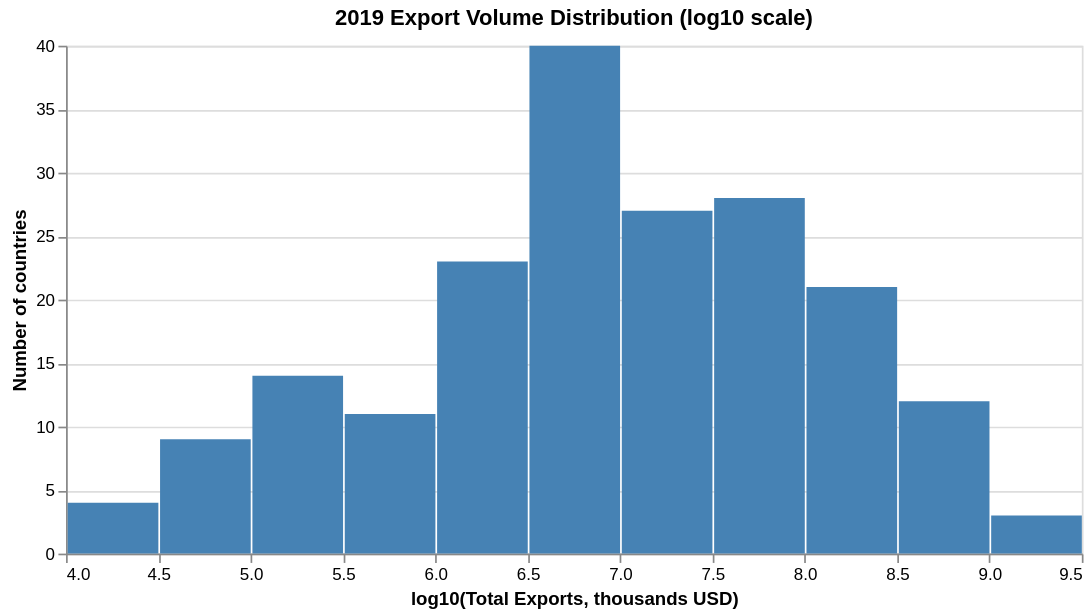

Notebook code cell kept with this figure:
### Code cell
weighted[!, :log_exports] = log10.(weighted.total_exports_k)

weighted |> @vlplot(
    width=600, height=300,
    title="2019 Export Volume Distribution (log10 scale)",
    mark={:bar, color="steelblue"},
    x={field=:log_exports, type=:quantitative, bin={step=0.5}, title="log10(Total Exports, thousands USD)"},
    y={"count()", title="Number of countries"}
)

### Figure 1 — Vega specification as saved in the notebook (floating-point values rounded to 4 significant figures; data arrays with more than 128 entries replaced by an {"elided": "..."} marker saying what was removed)
{"$schema": "https://vega.github.io/schema/vega/v5.json", "axes": [{"aria": false, "domain": false, "grid": true, "gridScale": "x", "labels": false, "maxExtent": 0, "minExtent": 0, "orient": "left", "scale": "y", "tickCount": {"signal": "ceil(height/40)"}, "ticks": false, "zindex": 0}, {"grid": false, "labelFlush": true, "labelOverlap": true, "orient": "bottom", "scale": "x", "tickCount": {"signal": "ceil(width/10)"}, "title": "log10(Total Exports, thousands USD)", "zindex": 0}, {"grid": false, "labelOverlap": true, "orient": "left", "scale": "y", "tickCount": {"signal": "ceil(height/40)"}, "title": "Number of countries", "zindex": 0}], "background": "white", "data": [{"name": "source_0", "values": {"elided": "192 records"}}, {"name": "data_0", "source": "source_0", "transform": [{"field": "log_exports", "signal": "bin_step_0_5_log_exports_extent", "type": "extent"}, {"as": ["bin_step_0_5_log_exports", "bin_step_0_5_log_exports_end"], "extent": {"signal": "bin_step_0_5_log_exports_extent"}, "field": "log_exports", "signal": "bin_step_0_5_log_exports_bins", "step": 0.5, "type": "bin"}, {"as": ["__count"], "fields": [null], "groupby": ["bin_step_0_5_log_exports", "bin_step_0_5_log_exports_end"], "ops": ["count"], "type": "aggregate"}, {"expr": "isValid(datum[\"bin_step_0_5_log_exports\"]) && isFinite(+datum[\"bin_step_0_5_log_exports\"])", "type": "filter"}]}], "height": 300, "marks": [{"encode": {"update": {"ariaRoleDescription": {"value": "bar"}, "description": {"signal": "\"log10(Total Exports, thousands USD): \" + (!isValid(datum[\"bin_step_0_5_log_exports\"]) || !isFinite(+datum[\"bin_step_0_5_log_exports\"]) ? \"null\" : format(datum[\"bin_step_0_5_log_exports\"], \"\") + \" – \" + format(datum[\"bin_step_0_5_log_exports_end\"], \"\")) + \"; Number of countries: \" + (format(datum[\"__count\"], \"\"))"}, "fill": {"value": "steelblue"}, "x": {"field": "bin_step_0_5_log_exports_end", "offset": {"signal": "0.5 + (abs(scale(\"x\", datum[\"bin_step_0_5_log_exports_end\"]) - scale(\"x\", datum[\"bin_step_0_5_log_exports\"])) < 0.25 ? 0.5 * (0.25 - (abs(scale(\"x\", datum[\"bin_step_0_5_log_exports_end\"]) - scale(\"x\", datum[\"bin_step_0_5_log_exports\"])))) : -0.5)"}, "scale": "x"}, "x2": {"field": "bin_step_0_5_log_exports", "offset": {"signal": "0.5 + (abs(scale(\"x\", datum[\"bin_step_0_5_log_exports_end\"]) - scale(\"x\", datum[\"bin_step_0_5_log_exports\"])) < 0.25 ? -0.5 * (0.25 - (abs(scale(\"x\", datum[\"bin_step_0_5_log_exports_end\"]) - scale(\"x\", datum[\"bin_step_0_5_log_exports\"])))) : 0.5)"}, "scale": "x"}, "y": {"field": "__count", "scale": "y"}, "y2": {"scale": "y", "value": 0}}}, "from": {"data": "data_0"}, "name": "marks", "style": ["bar"], "type": "rect"}], "padding": 5, "scales": [{"bins": {"signal": "bin_step_0_5_log_exports_bins"}, "domain": {"signal": "[bin_step_0_5_log_exports_bins.start, bin_step_0_5_log_exports_bins.stop]"}, "name": "x", "range": [0, {"signal": "width"}], "type": "linear", "zero": false}, {"domain": {"data": "data_0", "field": "__count"}, "name": "y", "nice": true, "range": [{"signal": "height"}, 0], "type": "linear", "zero": true}], "style": "cell", "title": {"frame": "group", "text": "2019 Export Volume Distribution (log10 scale)"}, "width": 600}
